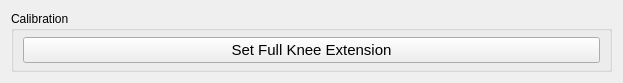
<?xml version="1.0" encoding="UTF-8"?>
<ui version="4.0">
 <class>Calibration</class>
 <widget class="QWidget" name="Calibration">
  <property name="geometry">
   <rect>
    <x>0</x>
    <y>0</y>
    <width>623</width>
    <height>76</height>
   </rect>
  </property>
  <property name="sizePolicy">
   <sizepolicy hsizetype="Preferred" vsizetype="Preferred">
    <horstretch>0</horstretch>
    <verstretch>0</verstretch>
   </sizepolicy>
  </property>
  <property name="windowTitle">
   <string>Form</string>
  </property>
  <layout class="QGridLayout" name="gridLayout">
   <item row="0" column="0">
    <widget class="QGroupBox" name="calibrationGroupBox">
     <property name="sizePolicy">
      <sizepolicy hsizetype="Preferred" vsizetype="Preferred">
       <horstretch>0</horstretch>
       <verstretch>0</verstretch>
      </sizepolicy>
     </property>
     <property name="minimumSize">
      <size>
       <width>0</width>
       <height>0</height>
      </size>
     </property>
     <property name="font">
      <font>
       <pointsize>9</pointsize>
      </font>
     </property>
     <property name="title">
      <string notr="true">Calibration</string>
     </property>
     <layout class="QVBoxLayout" name="calibrationGroupBoxVerticalLayout">
      <property name="spacing">
       <number>3</number>
      </property>
      <property name="topMargin">
       <number>6</number>
      </property>
      <property name="bottomMargin">
       <number>6</number>
      </property>
      <item>
       <widget class="QPushButton" name="setCalibrationButton">
        <property name="sizePolicy">
         <sizepolicy hsizetype="Preferred" vsizetype="Preferred">
          <horstretch>0</horstretch>
          <verstretch>0</verstretch>
         </sizepolicy>
        </property>
        <property name="font">
         <font>
          <pointsize>11</pointsize>
         </font>
        </property>
        <property name="cursor">
         <cursorShape>PointingHandCursor</cursorShape>
        </property>
        <property name="text">
         <string notr="true">Set Full Knee Extension</string>
        </property>
       </widget>
      </item>
     </layout>
    </widget>
   </item>
  </layout>
 </widget>
 <resources/>
 <connections/>
</ui>
